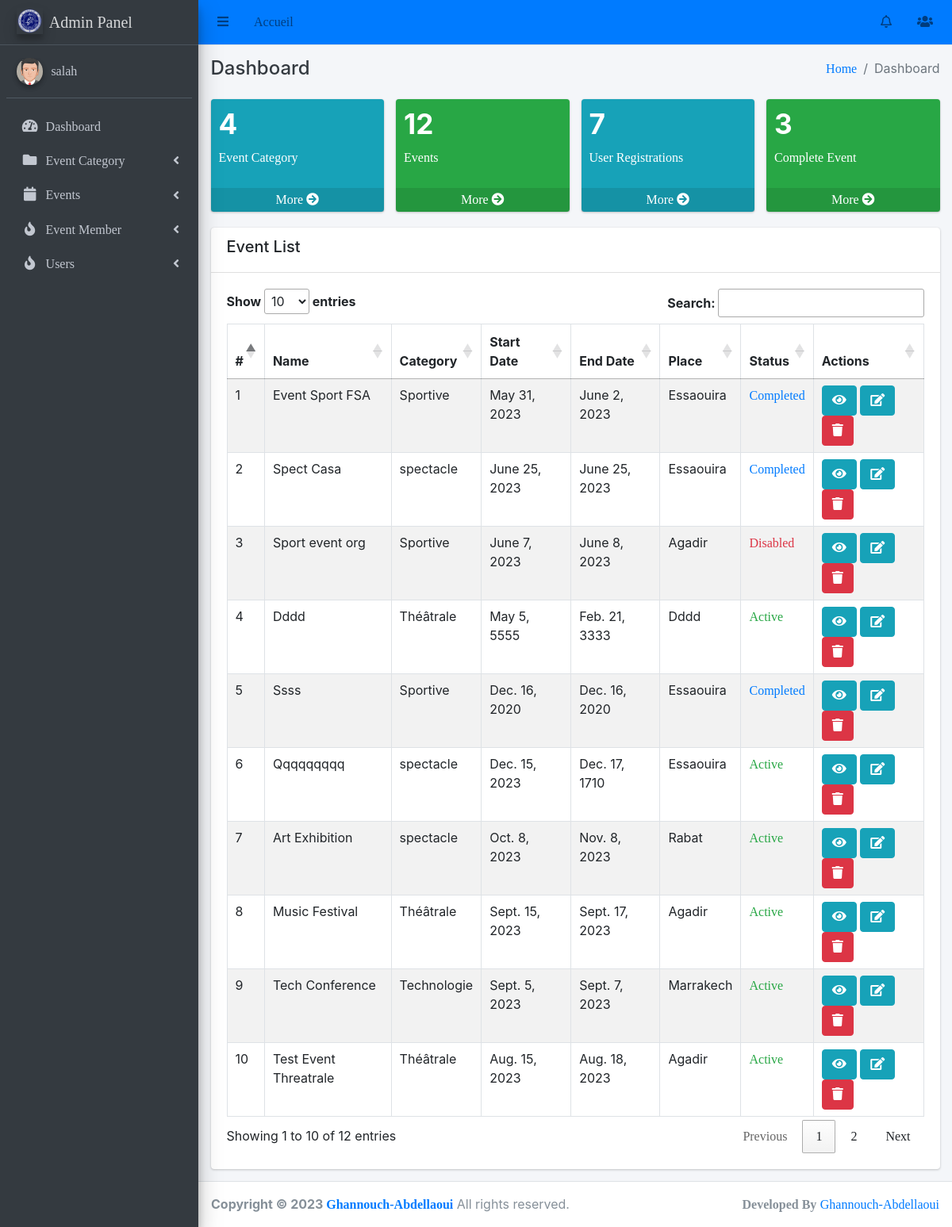
Screenshot of /admin_events/ (signed in) with the database file from the repository.
### events/models.py (models this page shows, shortened)
class Event(models.Model):
    category = models.ForeignKey(EventCategory, on_delete=models.CASCADE)
    name = models.CharField(max_length=255, unique=True)
    description = RichTextUploadingField()
    job_category = models.ForeignKey(JobCategory, on_delete=models.CASCADE)
    select_scheduled_status = (
        ('yet to scheduled', 'Yet to Scheduled'),
        ('scheduled', 'Scheduled')
    )
    scheduled_status = models.CharField(max_length=25, choices=select_scheduled_status)
    venue = models.CharField(max_length=255)
    start_date = models.DateField()
    end_date = models.DateField()
    location = LocationField()
    maximum_attende = models.PositiveIntegerField()
    created_user = models.ForeignKey('auth.User', on_delete=models.CASCADE, null=True, blank=True, related_name='event_created_user')
    updated_user = models.ForeignKey('auth.User', on_delete=models.CASCADE, blank=True, null=True, related_name='event_updated_user')
    created_date = models.DateField(auto_now_add=True)
    updated_date = models.DateField(auto_now_add=True)
    last_updated = models.DateTimeField(auto_now=True)
    status_choice = (
        ('disabled', 'Disabled'),
        ('active', 'Active'),
        ('deleted', 'Deleted'),
        ('time out', 'Time Out'),
        ('completed', 'Completed'),
        ('cancel', 'Cancel'),
    )
    status = models.CharField(choices=status_choice, max_length=10)
    price = models.DecimalField(max_digits=8, decimal_places=2,null=True)
    ticket = models.OneToOneField(Ticket, on_delete=models.CASCADE, null=True,  blank=True)

class EventCategory(models.Model):
    name = models.CharField(max_length=255, unique=True)
    code = models.CharField(max_length=6, unique=True)
    created_user = models.ForeignKey('auth.User', on_delete=models.CASCADE, related_name='created_user')
    updated_user = models.ForeignKey('auth.User', on_delete=models.CASCADE, related_name='updated_user')
    created_date = models.DateField(auto_now_add=True)
    updated_date = models.DateField(auto_now_add=True)
    status_choice = (
        ('active', 'Active'),
        ('deleted', 'Deleted'),
        ('blocked', 'Blocked'),
    )
    status = models.CharField(choices=status_choice, max_length=10)
    def __str__(self):
        return self.name

### gestion_even/views.py (the view)
# urls.py: path('admin_events/', dashboard, name='dashboard'),
@login_required(login_url='login_admin')
def dashboard(request):
    user = User.objects.count()
    event_ctg = EventCategory.objects.count()
    event = Event.objects.count()
    complete_event = Event.objects.filter(status='completed').count()
    events = Event.objects.all()  #!commented
    context = {
        'user': user,
        'event_ctg': event_ctg,
        'event': event,
        'complete_event': complete_event,
        'events': events
    }
    return render(request, 'dashboard.html', context)

### main/templates/dashboard.html (shortened to what this page needs)
{% extends 'base/base.html' %}
{% block breadcrumb %}Dashboard{% endblock breadcrumb %}
{% block content %}
<div class="row">
    <div class="col-lg-3 col-6">
      <div class="small-box bg-info">
        <div class="inner">
          {% if event_ctg %}
            <h3>{{ event_ctg }}</h3>
          {% else %}
            <h3>0</h3>
          {% endif %}
          <p>Event Category</p>
        </div>
        <a href="{% url 'admin_events:event-category-list' %}" class="small-box-footer">More <i class="fas fa-arrow-circle-right"></i></a>
      </div>
    </div>
    <div class="col-lg-3 col-6">
      <div class="small-box bg-success">
        <div class="inner">
          {% if event %}
            <h3>{{ event }}</h3>
          {% else %}
            <h3>0</h3>
          {% endif %}
          <p>Events</p>
        </div>
        <a href="{% url 'admin_events:event-list' %}" class="small-box-footer">More <i class="fas fa-arrow-circle-right"></i></a>
      </div>
    </div>
    <div class="col-lg-3 col-6">
      <div class="small-box bg-info">
        <div class="inner">
          {% if user %}
            <h3>{{ user }}</h3>
          {% else %}
            <h3>0</h3>
          {% endif %}
          <p>User Registrations</p>
        </div>
        <a href=" {% url 'admin_events:list_user' %}" class="small-box-footer">More <i class="fas fa-arrow-circle-right"></i></a>
      </div>
    </div>
    <div class="col-lg-3 col-6">
      <div class="small-box bg-success">
        <div class="inner">
          {% if complete_event %}
            <h3>{{ complete_event }}</h3>
          {% else %}
          <h3>0</h3>
          {% endif %}
          <p>Complete Event</p>
        </div>
        <a href="{% url 'admin_events:complete-event' %}" class="small-box-footer">More <i class="fas fa-arrow-circle-right"></i></a>
      </div>
    </div>
  </div>
  <div class="row">
    <div class="col-md-12">
        <div class="card">
            <div class="card-header">
                <div class="row">
                    <div class="col-md-5">
                        <h5>Event List</h5>
                    </div>
                </div>
            </div>
            <div class="card-body">
                  <table id="myTable" class="table table-striped table-bordered datatable dataTable no-footer"  role="grid" aria-describedby="DataTables_Table_0_info" style="border-collapse: collapse !important">
                    <thead>
                        <tr role="row">
                            <th>#</th>
                            <th>Name</th>
                            <th>Category</th>
                            <th>Start Date</th>
                            <th>End Date</th>
                            <th>Place</th>
                            <th>Status</th>
                            <th>Actions</th>
                        </tr>
                    </thead>
                    <tbody>
                        {% for event in events %}
                          <tr>
                              <td>{{ forloop.counter }}</td>
                              <td>{{ event.name|capfirst }}</td>
                              <td>{{ event.category }}</td>
                              <td>{{ event.start_date }}</td>
                              <td>{{ event.end_date }}</td>
                              <td>{{ event.venue|capfirst }}</td>
                              <td>
                                  {% if event.status == 'active' %}
                                    <a href="{% url 'admin_events:update-event-status' event.id %}" class="text-success">{{ event.status|title }}</a>
                                  {% elif event.status == 'completed' %}
                                    <a href="{% url 'admin_events:update-event-status' event.id %}" class="text-primary">{{ event.status|title }}</a>
                                  {% else %}
                                    <a href="{% url 'admin_events:update-event-status' event.id %}" class="text-danger">{{ event.status|title }}</a>
                                  {% endif %}
                              </td>
                              <td>
                                  <a class="btn btn-info" href="{% url 'admin_events:event-detail' event.pk %}" title="view">
                                      <i class="fa fa-eye"></i>
                                  </a>
                                  <a class="btn btn-info" href="{% url 'admin_events:event-edit' event.pk %}" title="edit">
                                    <i class="fa fa-edit"></i>
                                </a>
                                  <a class="btn btn-danger" href="{% url 'admin_events:event-delete' event.pk %}" title="delete">
                                      <i class="fa fa-trash"></i>
                                  </a>
                              </td>
                          </tr>
                        {% endfor %}
                    </tbody>
                </table>
            </div>
        </div>
    </div>
</div>
{% endblock content %}

### main/templates/base/sidebar.html (shortened to what this page needs)
{% load static %}
<aside class="main-sidebar sidebar-dark-primary elevation-4">
    <a href="#" class="brand-link">
      <img src="{% static 'img/logo.png' %}" alt="Logo" class="brand-image elevation-3"
           style="opacity: .8">
          <span class="brand-text font-weight-light">Admin Panel</span>
    </a>
    <div class="sidebar">
      <div class="user-panel mt-3 pb-3 mb-3 d-flex">
        <div class="image">
          <img src="{% static 'img/avatar5.png' %}" class="img-circle elevation-2" alt="User Image">
        </div>
        <div class="info">
          <a href="{% url 'admin_events:list_user' %}" class="d-block">{{request.user}}</a>
        </div>
      </div>
      <nav class="mt-2">
        <ul class="nav nav-pills nav-sidebar flex-column" data-widget="treeview" role="menu" data-accordion="false">
          <li class="nav-item">
            <a href="{% url 'dashboard' %}" class="nav-link">
              <i class="nav-icon fas fa-tachometer-alt"></i>
              <p>
                Dashboard
              </p>
            </a>
          </li>
          <li class="nav-item has-treeview menu-close">
            <a href="#" class="nav-link">
              <i class="nav-icon fas fa-folder"></i>
              <p>
                Event Category
                <i class="right fas fa-angle-left"></i>
              </p>
            </a>
          </li>
          <li class="nav-item has-treeview menu-close">
            <a href="#" class="nav-link">
              <i class="nav-icon fas fa-calendar"></i>
              <p>
                Events
                <i class="right fas fa-angle-left"></i>
              </p>
            </a>
          </li>
          <li class="nav-item has-treeview menu-close">
            <a href="#" class="nav-link">
              <i class="nav-icon fas fa-fire"></i>
              <p>
                Event Member
                <i class="right fas fa-angle-left"></i>
              </p>
            </a>
          </li>
          <li class="nav-item has-treeview menu-close">
            <a href="#" class="nav-link">
              <i class="nav-icon fas fa-fire"></i>
              <p>
                Users
                <i class="right fas fa-angle-left"></i>
              </p>
            </a>
          </li>
        </ul>
      </nav>
    </div>
  </aside>

### rows the page displays
Event: name "Event Sport FSA", category "Sportive", start_date "May 31, 2023", end_date "June 2, 2023", venue "Essaouira", status "Completed"
Event: name "Spect Casa", category "spectacle", start_date "June 25, 2023", end_date "June 25, 2023", venue "Essaouira", status "Completed"
Event: name "Sport event org", category "Sportive", start_date "June 7, 2023", end_date "June 8, 2023", venue "Agadir", status "Disabled"
Event: name "Dddd", category "Théâtrale", start_date "May 5, 5555", end_date "Feb. 21, 3333", venue "Dddd", status "Active"
Event: name "Ssss", category "Sportive", start_date "Dec. 16, 2020", end_date "Dec. 16, 2020", venue "Essaouira", status "Completed"
Event: name "Qqqqqqqqq", category "spectacle", start_date "Dec. 15, 2023", end_date "Dec. 17, 1710", venue "Essaouira", status "Active"
Event: name "Art Exhibition", category "spectacle", start_date "Oct. 8, 2023", end_date "Nov. 8, 2023", venue "Rabat", status "Active"
Event: name "Music Festival", category "Théâtrale", start_date "Sept. 15, 2023", end_date "Sept. 17, 2023", venue "Agadir", status "Active"
Event: name "Tech Conference", category "Technologie", start_date "Sept. 5, 2023", end_date "Sept. 7, 2023", venue "Marrakech", status "Active"
Event: name "Test Event Threatrale", category "Théâtrale", start_date "Aug. 15, 2023", end_date "Aug. 18, 2023", venue "Agadir", status "Active"

### other values shown
{{ request.user }} "salah"
{{ event_ctg }} "4"
{{ event }} "12"
{{ user }} "7"
{{ complete_event }} "3"
